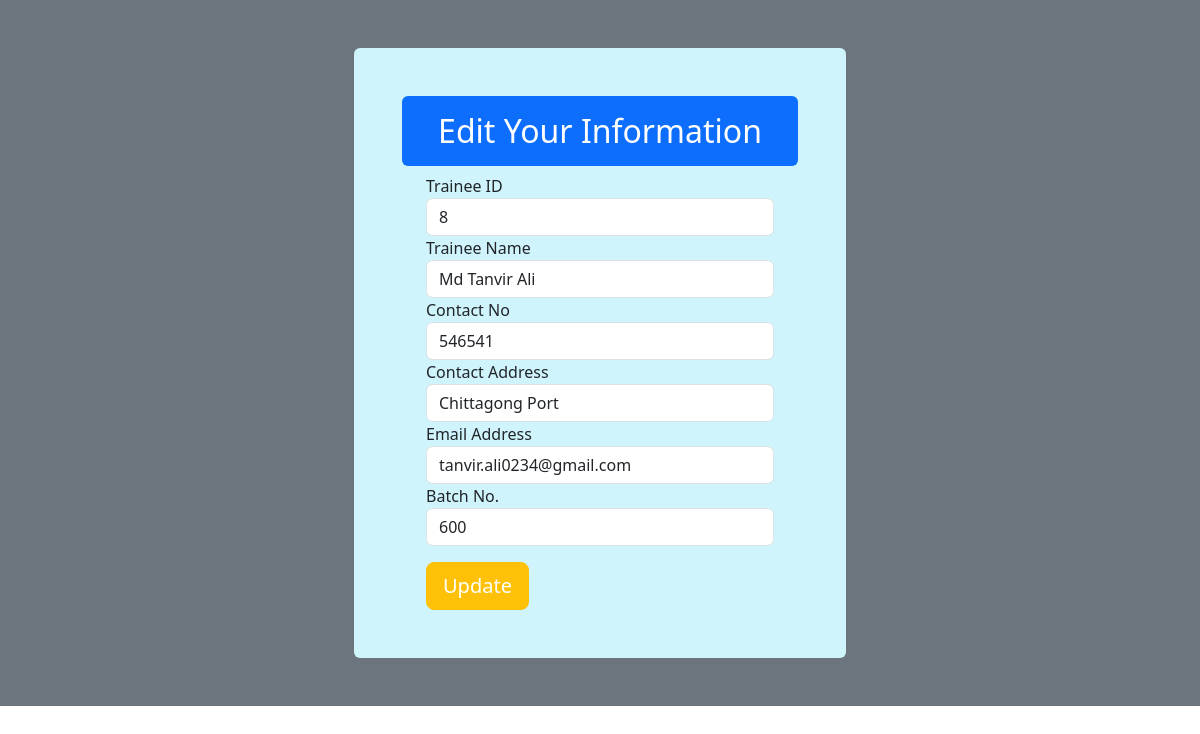
Page /edit/8 on the committed database.
### SimpleApp01/models.py (models this page shows)
class Trainee(models.Model):
    TraineeId = models.AutoField(primary_key=True)
    Name = models.CharField(max_length=30)
    ContactNo = models.CharField(max_length=15)
    ContactAddress = models.CharField(max_length=100)
    EmailAddress = models.EmailField()
    BatchNo = models.CharField(max_length=30 , default="N\A")
    class Meta:
        db_table="Trainee"

### SimpleApp01/views.py (the view)
# urls.py: path('edit/<int:id>',views.editTrainee),
def editTrainee(request,id):
    trainee = Trainee.objects.get(TraineeId = id)
    return render(request,"edit.html",{'trainee':trainee})

### SimpleApp01/templates/edit.html (shortened to what this page needs)
<!DOCTYPE html>
<html lang="en">
<head>
     <link href="https://cdn.jsdelivr.net/npm/bootstrap@5.3.3/dist/css/bootstrap.min.css" rel="stylesheet">
</head>
<body>
  <div class="row bg-secondary">
    <div class="container col-md-6 col-md-offset-3">
      <div class="m-5 p-5 bg-info-subtle rounded">
          <div class="bg-primary rounded">
              <h2 class="text-center p-3 text-white">Edit Your Information</h2>
          </div>
          <div class="container">
                <form method="POST" class="post-form" action ="/update/{{trainee.TraineeId}}" >
                  <div class="container">
                      <div class="form-group">
                        <label for="exampleInputName2"> Trainee ID</label>
                        <input type="text" name="TraineeId" class="form-control" id="id_Traineeid" value="{{trainee.TraineeId}}" readonly>
                      </div>
                      <div class="form-group">
                        <label for="exampleInputName2"> Trainee Name</label>
                        <input type="text" name="Name" class="form-control" id="id_Name" value="{{trainee.Name}}">
                      </div>
                      <div class="form-group">
                        <label for="exampleInputName2">Contact No</label>
                        <input type="text" name="ContactNo" class="form-control" id="id_ContactNo" value="{{trainee.ContactNo}}">
                      </div>
                      <div class="form-group">
                        <label for="exampleInputName2">Contact Address</label>
                        <input type="text" name="ContactAddress" class="form-control" id="id_ContactAddress" value="{{trainee.ContactAddress}}">
                      </div>
                      <div class="form-group">
                        <label for="exampleInputName2">Email Address</label>
                        <input type="email" name="EmailAddress" class="form-control" id="id_EmailAddress" value="{{trainee.EmailAddress}}">
                      </div>
                      <div class="form-group">
                        <label for="exampleInputName2">Batch No.</label>
                        <input type="text" name="BatchNo" class="form-control" id="id_EmailAddress" value="{{trainee.BatchNo}}">
                      </div>
                      <div>
                        <button class="btn btn-warning mt-3 btn-lg text-white"  type="submit">Update</button>
                    </div>
                  </div>
              </form>
          </div>
      </div>
  </div>
  </div>
</body>
</html>

### rows in the picture
Trainee: TraineeId "8", Name "Md Tanvir Ali", ContactNo "546541", ContactAddress "Chittagong Port", EmailAddress "tanvir.ali0234@gmail.com", BatchNo "600"
